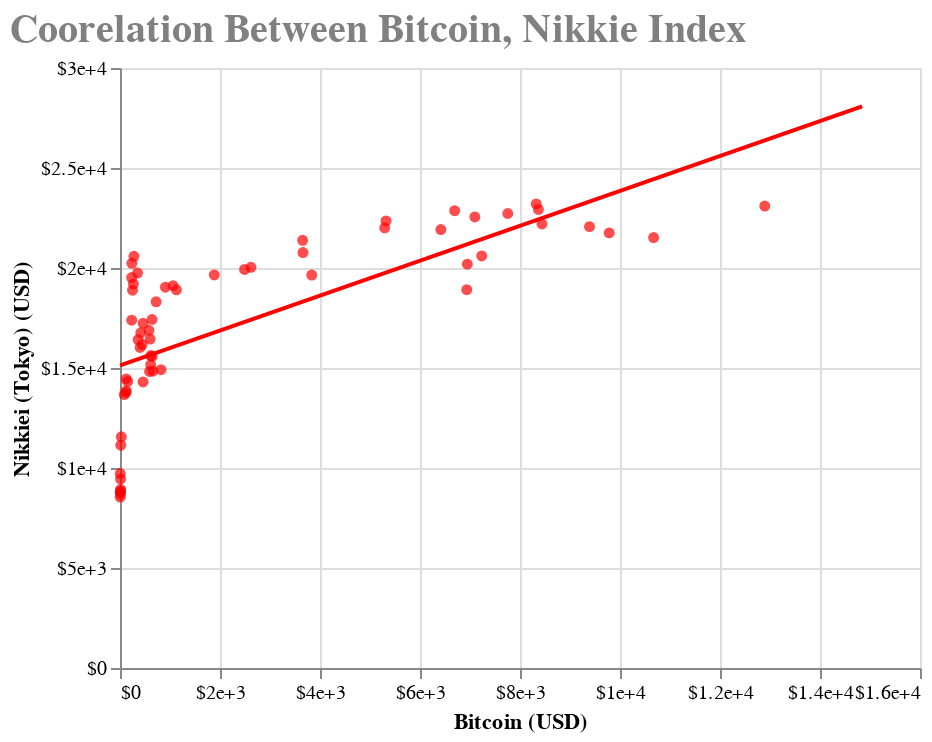

The code cell stored with this chart in its notebook:
### Code cell
bitcoin_sp = alt.Chart(bitcoin_monthly).mark_point().encode(
    x = alt.X('Close', axis=alt.Axis(format='$', title='Bitcoin (USD)')),
    y = alt.Y('Nikkiei',axis=alt.Axis(format='$', title='Nikkiei (Tokyo) (USD)')),
    color=alt.value('red'),
).mark_circle(size=30)
(bitcoin_sp + bitcoin_sp.transform_regression('Close', 'Nikkiei').mark_line()).configure_title(
    fontSize=20,
    font='Courier',
    anchor='start',
    color='gray'
).properties(
    title = "Coorelation Between Bitcoin, Nikkie Index"
)

### Figure 1 — Vega-Lite specification as saved in the notebook (floating-point values rounded to 4 significant figures)
{"config": {"view": {"continuousWidth": 400, "continuousHeight": 300}, "title": {"anchor": "start", "color": "gray", "font": "Courier", "fontSize": 20}}, "layer": [{"mark": {"type": "circle", "size": 30}, "encoding": {"color": {"value": "red"}, "x": {"type": "quantitative", "axis": {"format": "$", "title": "Bitcoin (USD)"}, "field": "Close"}, "y": {"type": "quantitative", "axis": {"format": "$", "title": "Nikkiei (Tokyo) (USD)"}, "field": "Nikkiei"}}}, {"mark": "line", "encoding": {"color": {"value": "red"}, "x": {"type": "quantitative", "axis": {"format": "$", "title": "Bitcoin (USD)"}, "field": "Close"}, "y": {"type": "quantitative", "axis": {"format": "$", "title": "Nikkiei (Tokyo) (USD)"}, "field": "Nikkiei"}}, "transform": [{"on": "Close", "regression": "Nikkiei"}]}], "data": {"name": "data-28ed377c336143bcd343b2b04519c9b3"}, "title": "Coorelation Between Bitcoin, Nikkie Index", "$schema": "https://vega.github.io/schema/vega-lite/v4.8.1.json", "datasets": {"data-28ed377c336143bcd343b2b04519c9b3": [{"Open": 4.465, "High": 4.482, "Low": 4.465, "Close": 4.482, "Volume_(BTC)": 23.83, "Volume_(Currency)": 106.3, "Weighted_Price": 4.472, "Month": "2011-12-31T00:00:00", "S&P500": null, "Nikkiei": null}, {"Open": 6.345, "High": 6.349, "Low": 6.341, "Close": 6.346, "Volume_(BTC)": 4.032, "Volume_(Currency)": 25.17, "Weighted_Price": 6.346, "Month": "2012-01-31T00:00:00", "S&P500": 1312.0, "Nikkiei": 8803.0}, {"Open": 5.23, "High": 5.232, "Low": 5.227, "Close": 5.229, "Volume_(BTC)": 8.314, "Volume_(Currency)": 42.24, "Weighted_Price": 5.228, "Month": "2012-02-29T00:00:00", "S&P500": 1366.0, "Nikkiei": 9723.0}, {"Open": 4.985, "High": 4.987, "Low": 4.983, "Close": 4.984, "Volume_(BTC)": 15.2, "Volume_(Currency)": 76.51, "Weighted_Price": 4.984, "Month": "2012-03-31T00:00:00", "S&P500": null, "Nikkiei": null}, {"Open": 4.995, "High": 4.996, "Low": 4.994, "Close": 4.995, "Volume_(BTC)": 21.68, "Volume_(Currency)": 108.2, "Weighted_Price": 4.995, "Month": "2012-04-30T00:00:00", "S&P500": 1398.0, "Nikkiei": null}, {"Open": 5.047, "High": 5.048, "Low": 5.046, "Close": 5.047, "Volume_(BTC)": 21.53, "Volume_(Currency)": 108.7, "Weighted_Price": 5.047, "Month": "2012-05-31T00:00:00", "S&P500": 1310.0, "Nikkiei": 8543.0}, {"Open": 6.047, "High": 6.049, "Low": 6.046, "Close": 6.047, "Volume_(BTC)": 31.5, "Volume_(Currency)": 194.1, "Weighted_Price": 6.047, "Month": "2012-06-30T00:00:00", "S&P500": null, "Nikkiei": null}, {"Open": 7.907, "High": 7.911, "Low": 7.904, "Close": 7.908, "Volume_(BTC)": 19.82, "Volume_(Currency)": 155.7, "Weighted_Price": 7.908, "Month": "2012-07-31T00:00:00", "S&P500": 1379.0, "Nikkiei": 8695.0}, {"Open": 10.99, "High": 10.99, "Low": 10.98, "Close": 10.98, "Volume_(BTC)": 21.11, "Volume_(Currency)": 227.6, "Weighted_Price": 10.98, "Month": "2012-08-31T00:00:00", "S&P500": 1407.0, "Nikkiei": 8840.0}, {"Open": 11.44, "High": 11.44, "Low": 11.43, "Close": 11.44, "Volume_(BTC)": 17.13, "Volume_(Currency)": 194.7, "Weighted_Price": 11.44, "Month": "2012-09-30T00:00:00", "S&P500": null, "Nikkiei": null}, {"Open": 11.59, "High": 11.59, "Low": 11.58, "Close": 11.59, "Volume_(BTC)": 20.4, "Volume_(Currency)": 238.0, "Weighted_Price": 11.59, "Month": "2012-10-31T00:00:00", "S&P500": 1412.0, "Nikkiei": 8928.0}, {"Open": 11.31, "High": 11.31, "Low": 11.31, "Close": 11.31, "Volume_(BTC)": 22.99, "Volume_(Currency)": 261.7, "Weighted_Price": 11.31, "Month": "2012-11-30T00:00:00", "S&P500": 1416.0, "Nikkiei": 9446.0}, {"Open": 13.17, "High": 13.17, "Low": 13.17, "Close": 13.17, "Volume_(BTC)": 25.39, "Volume_(Currency)": 333.3, "Weighted_Price": 13.17, "Month": "2012-12-31T00:00:00", "S&P500": 1426.0, "Nikkiei": null}, {"Open": 15.81, "High": 15.81, "Low": 15.8, "Close": 15.81, "Volume_(BTC)": 25.64, "Volume_(Currency)": 405.9, "Weighted_Price": 15.81, "Month": "2013-01-31T00:00:00", "S&P500": 1498.0, "Nikkiei": 11140.0}, {"Open": 26.81, "High": 26.81, "Low": 26.8, "Close": 26.81, "Volume_(BTC)": 19.51, "Volume_(Currency)": 506.8, "Weighted_Price": 26.81, "Month": "2013-02-28T00:00:00", "S&P500": 1515.0, "Nikkiei": 11560.0}, {"Open": 60.5, "High": 60.54, "Low": 60.46, "Close": 60.5, "Volume_(BTC)": 13.14, "Volume_(Currency)": 766.3, "Weighted_Price": 60.5, "Month": "2013-03-31T00:00:00", "S&P500": null, "Nikkiei": null}, {"Open": 127.5, "High": 127.7, "Low": 127.2, "Close": 127.5, "Volume_(BTC)": 13.73, "Volume_(Currency)": 1613.0, "Weighted_Price": 127.5, "Month": "2013-04-30T00:00:00", "S&P500": 1598.0, "Nikkiei": 13860.0}, {"Open": 117.8, "High": 117.9, "Low": 117.7, "Close": 117.8, "Volume_(BTC)": 8.002, "Volume_(Currency)": 916.1, "Weighted_Price": 117.8, "Month": "2013-05-31T00:00:00", "S&P500": 1631.0, "Nikkiei": 13770.0}, {"Open": 106.5, "High": 106.6, "Low": 106.4, "Close": 106.5, "Volume_(BTC)": 8.803, "Volume_(Currency)": 922.6, "Weighted_Price": 106.5, "Month": "2013-06-30T00:00:00", "S&P500": null, "Nikkiei": null}, {"Open": 85.33, "High": 85.4, "Low": 85.25, "Close": 85.33, "Volume_(BTC)": 15.08, "Volume_(Currency)": 1264.0, "Weighted_Price": 85.33, "Month": "2013-07-31T00:00:00", "S&P500": 1686.0, "Nikkiei": 13670.0}, {"Open": 104.6, "High": 104.6, "Low": 104.6, "Close": 104.6, "Volume_(BTC)": 13.05, "Volume_(Currency)": 1381.0, "Weighted_Price": 104.6, "Month": "2013-08-31T00:00:00", "S&P500": null, "Nikkiei": null}, {"Open": 125.0, "High": 125.0, "Low": 124.9, "Close": 125.0, "Volume_(BTC)": 11.75, "Volume_(Currency)": 1461.0, "Weighted_Price": 125.0, "Month": "2013-09-30T00:00:00", "S&P500": 1682.0, "Nikkiei": 14460.0}, {"Open": 153.7, "High": 153.8, "Low": 153.6, "Close": 153.7, "Volume_(BTC)": 18.45, "Volume_(Currency)": 2887.0, "Weighted_Price": 153.7, "Month": "2013-10-31T00:00:00", "S&P500": 1757.0, "Nikkiei": 14330.0}, {"Open": 533.1, "High": 533.8, "Low": 532.1, "Close": 533.0, "Volume_(BTC)": 23.46, "Volume_(Currency)": 12010.0, "Weighted_Price": 532.9, "Month": "2013-11-30T00:00:00", "S&P500": null, "Nikkiei": null}, {"Open": 795.3, "High": 796.9, "Low": 793.6, "Close": 795.3, "Volume_(BTC)": 22.86, "Volume_(Currency)": 17300.0, "Weighted_Price": 795.1, "Month": "2013-12-31T00:00:00", "S&P500": 1848.0, "Nikkiei": null}, {"Open": 820.1, "High": 820.9, "Low": 819.4, "Close": 820.1, "Volume_(BTC)": 11.43, "Volume_(Currency)": 9418.0, "Weighted_Price": 820.1, "Month": "2014-01-31T00:00:00", "S&P500": 1783.0, "Nikkiei": 14910.0}, {"Open": 657.5, "High": 658.4, "Low": 656.7, "Close": 657.6, "Volume_(BTC)": 23.3, "Volume_(Currency)": 14360.0, "Weighted_Price": 657.5, "Month": "2014-02-28T00:00:00", "S&P500": 1859.0, "Nikkiei": 14840.0}, {"Open": 591.5, "High": 592.1, "Low": 590.9, "Close": 591.5, "Volume_(BTC)": 13.98, "Volume_(Currency)": 8137.0, "Weighted_Price": 591.5, "Month": "2014-03-31T00:00:00", "S&P500": 1872.0, "Nikkiei": 14830.0}, {"Open": 461.3, "High": 461.9, "Low": 460.7, "Close": 461.3, "Volume_(BTC)": 16.04, "Volume_(Currency)": 7287.0, "Weighted_Price": 461.3, "Month": "2014-04-30T00:00:00", "S&P500": 1884.0, "Nikkiei": 14300.0}, {"Open": 490.4, "High": 490.8, "Low": 490.0, "Close": 490.4, "Volume_(BTC)": 9.898, "Volume_(Currency)": 5006.0, "Weighted_Price": 490.4, "Month": "2014-05-31T00:00:00", "S&P500": null, "Nikkiei": null}, {"Open": 613.7, "High": 614.2, "Low": 613.2, "Close": 613.7, "Volume_(BTC)": 9.703, "Volume_(Currency)": 5962.0, "Weighted_Price": 613.7, "Month": "2014-06-30T00:00:00", "S&P500": 1960.0, "Nikkiei": 15160.0}, {"Open": 617.8, "High": 618.1, "Low": 617.5, "Close": 617.8, "Volume_(BTC)": 5.853, "Volume_(Currency)": 3594.0, "Weighted_Price": 617.8, "Month": "2014-07-31T00:00:00", "S&P500": 1931.0, "Nikkiei": 15620.0}, {"Open": 533.0, "High": 533.3, "Low": 532.7, "Close": 533.0, "Volume_(BTC)": 9.863, "Volume_(Currency)": 5140.0, "Weighted_Price": 533.0, "Month": "2014-08-31T00:00:00", "S&P500": null, "Nikkiei": null}, {"Open": 443.0, "High": 443.2, "Low": 442.7, "Close": 442.9, "Volume_(BTC)": 10.27, "Volume_(Currency)": 4424.0, "Weighted_Price": 442.9, "Month": "2014-09-30T00:00:00", "S&P500": 1972.0, "Nikkiei": 16170.0}, {"Open": 362.7, "High": 363.0, "Low": 362.4, "Close": 362.7, "Volume_(BTC)": 16.38, "Volume_(Currency)": 5793.0, "Weighted_Price": 362.7, "Month": "2014-10-31T00:00:00", "S&P500": 2018.0, "Nikkiei": 16410.0}, {"Open": 367.5, "High": 367.8, "Low": 367.2, "Close": 367.5, "Volume_(BTC)": 13.13, "Volume_(Currency)": 4929.0, "Weighted_Price": 367.5, "Month": "2014-11-30T00:00:00", "S&P500": null, "Nikkiei": null}, {"Open": 342.3, "High": 342.5, "Low": 342.1, "Close": 342.3, "Volume_(BTC)": 8.928, "Volume_(Currency)": 3031.0, "Weighted_Price": 342.3, "Month": "2014-12-31T00:00:00", "S&P500": 2059.0, "Nikkiei": null}, {"Open": 243.5, "High": 243.8, "Low": 243.2, "Close": 243.5, "Volume_(BTC)": 24.97, "Volume_(Currency)": 5847.0, "Weighted_Price": 243.5, "Month": "2015-01-31T00:00:00", "S&P500": null, "Nikkiei": null}, {"Open": 233.7, "High": 233.8, "Low": 233.5, "Close": 233.7, "Volume_(BTC)": 12.1, "Volume_(Currency)": 2833.0, "Weighted_Price": 233.6, "Month": "2015-02-28T00:00:00", "S&P500": null, "Nikkiei": null}, {"Open": 268.2, "High": 268.3, "Low": 268.0, "Close": 268.2, "Volume_(BTC)": 9.621, "Volume_(Currency)": 2572.0, "Weighted_Price": 268.1, "Month": "2015-03-31T00:00:00", "S&P500": 2068.0, "Nikkiei": 19210.0}, {"Open": 233.5, "High": 233.6, "Low": 233.4, "Close": 233.5, "Volume_(BTC)": 7.92, "Volume_(Currency)": 1841.0, "Weighted_Price": 233.5, "Month": "2015-04-30T00:00:00", "S&P500": 2086.0, "Nikkiei": 19520.0}, {"Open": 236.5, "High": 236.6, "Low": 236.4, "Close": 236.5, "Volume_(BTC)": 6.746, "Volume_(Currency)": 1596.0, "Weighted_Price": 236.5, "Month": "2015-05-31T00:00:00", "S&P500": null, "Nikkiei": null}, {"Open": 237.7, "High": 237.8, "Low": 237.7, "Close": 237.7, "Volume_(BTC)": 7.561, "Volume_(Currency)": 1813.0, "Weighted_Price": 237.7, "Month": "2015-06-30T00:00:00", "S&P500": 2063.0, "Nikkiei": 20240.0}, {"Open": 279.1, "High": 279.2, "Low": 279.0, "Close": 279.1, "Volume_(BTC)": 12.99, "Volume_(Currency)": 3643.0, "Weighted_Price": 279.1, "Month": "2015-07-31T00:00:00", "S&P500": 2104.0, "Nikkiei": 20590.0}, {"Open": 250.8, "High": 250.9, "Low": 250.7, "Close": 250.8, "Volume_(BTC)": 14.24, "Volume_(Currency)": 3427.0, "Weighted_Price": 250.8, "Month": "2015-08-31T00:00:00", "S&P500": 1972.0, "Nikkiei": 18890.0}, {"Open": 233.6, "High": 233.7, "Low": 233.5, "Close": 233.6, "Volume_(BTC)": 20.07, "Volume_(Currency)": 4691.0, "Weighted_Price": 233.6, "Month": "2015-09-30T00:00:00", "S&P500": 1920.0, "Nikkiei": 17390.0}, {"Open": 268.0, "High": 268.1, "Low": 267.8, "Close": 268.0, "Volume_(BTC)": 22.97, "Volume_(Currency)": 6194.0, "Weighted_Price": 268.0, "Month": "2015-10-31T00:00:00", "S&P500": null, "Nikkiei": null}, {"Open": 350.4, "High": 350.7, "Low": 350.0, "Close": 350.4, "Volume_(BTC)": 25.68, "Volume_(Currency)": 9352.0, "Weighted_Price": 350.4, "Month": "2015-11-30T00:00:00", "S&P500": 2080.0, "Nikkiei": 19750.0}, {"Open": 422.1, "High": 422.3, "Low": 421.9, "Close": 422.1, "Volume_(BTC)": 11.97, "Volume_(Currency)": 5052.0, "Weighted_Price": 422.1, "Month": "2015-12-31T00:00:00", "S&P500": 2044.0, "Nikkiei": null}, {"Open": 410.2, "High": 410.4, "Low": 410.0, "Close": 410.2, "Volume_(BTC)": 8.648, "Volume_(Currency)": 3503.0, "Weighted_Price": 410.2, "Month": "2016-01-31T00:00:00", "S&P500": null, "Nikkiei": null}, {"Open": 401.8, "High": 401.9, "Low": 401.6, "Close": 401.8, "Volume_(BTC)": 6.932, "Volume_(Currency)": 2793.0, "Weighted_Price": 401.7, "Month": "2016-02-29T00:00:00", "S&P500": 1932.0, "Nikkiei": 16030.0}, {"Open": 415.2, "High": 415.3, "Low": 415.0, "Close": 415.2, "Volume_(BTC)": 4.665, "Volume_(Currency)": 1931.0, "Weighted_Price": 415.1, "Month": "2016-03-31T00:00:00", "S&P500": 2060.0, "Nikkiei": 16760.0}, {"Open": 431.3, "High": 431.4, "Low": 431.2, "Close": 431.3, "Volume_(BTC)": 3.641, "Volume_(Currency)": 1590.0, "Weighted_Price": 431.3, "Month": "2016-04-30T00:00:00", "S&P500": null, "Nikkiei": null}, {"Open": 462.1, "High": 462.3, "Low": 461.9, "Close": 462.1, "Volume_(BTC)": 5.078, "Volume_(Currency)": 2392.0, "Weighted_Price": 462.1, "Month": "2016-05-31T00:00:00", "S&P500": 2097.0, "Nikkiei": 17230.0}, {"Open": 642.8, "High": 643.2, "Low": 642.3, "Close": 642.8, "Volume_(BTC)": 9.206, "Volume_(Currency)": 5981.0, "Weighted_Price": 642.7, "Month": "2016-06-30T00:00:00", "S&P500": 2099.0, "Nikkiei": 15580.0}, {"Open": 660.5, "High": 660.7, "Low": 660.2, "Close": 660.5, "Volume_(BTC)": 4.758, "Volume_(Currency)": 3134.0, "Weighted_Price": 660.4, "Month": "2016-07-31T00:00:00", "S&P500": null, "Nikkiei": null}, {"Open": 578.1, "High": 578.3, "Low": 577.8, "Close": 578.1, "Volume_(BTC)": 5.286, "Volume_(Currency)": 3017.0, "Weighted_Price": 578.1, "Month": "2016-08-31T00:00:00", "S&P500": 2171.0, "Nikkiei": 16890.0}, {"Open": 603.1, "High": 603.3, "Low": 602.9, "Close": 603.1, "Volume_(BTC)": 3.513, "Volume_(Currency)": 2117.0, "Weighted_Price": 603.1, "Month": "2016-09-30T00:00:00", "S&P500": 2168.0, "Nikkiei": 16450.0}, {"Open": 641.0, "High": 641.2, "Low": 640.9, "Close": 641.0, "Volume_(BTC)": 3.887, "Volume_(Currency)": 2509.0, "Weighted_Price": 641.0, "Month": "2016-10-31T00:00:00", "S&P500": 2126.0, "Nikkiei": 17430.0}, {"Open": 723.2, "High": 723.4, "Low": 723.0, "Close": 723.2, "Volume_(BTC)": 5.676, "Volume_(Currency)": 4100.0, "Weighted_Price": 723.2, "Month": "2016-11-30T00:00:00", "S&P500": 2199.0, "Nikkiei": 18310.0}, {"Open": 826.7, "High": 826.9, "Low": 826.5, "Close": 826.7, "Volume_(BTC)": 5.68, "Volume_(Currency)": 4797.0, "Weighted_Price": 826.7, "Month": "2016-12-31T00:00:00", "S&P500": null, "Nikkiei": null}, {"Open": 908.2, "High": 908.6, "Low": 907.7, "Close": 908.2, "Volume_(BTC)": 9.349, "Volume_(Currency)": 8509.0, "Weighted_Price": 908.2, "Month": "2017-01-31T00:00:00", "S&P500": 2279.0, "Nikkiei": 19040.0}, {"Open": 1061.0, "High": 1061.0, "Low": 1060.0, "Close": 1061.0, "Volume_(BTC)": 6.63, "Volume_(Currency)": 7047.0, "Weighted_Price": 1061.0, "Month": "2017-02-28T00:00:00", "S&P500": 2364.0, "Nikkiei": 19120.0}, {"Open": 1129.0, "High": 1130.0, "Low": 1128.0, "Close": 1129.0, "Volume_(BTC)": 8.469, "Volume_(Currency)": 9381.0, "Weighted_Price": 1129.0, "Month": "2017-03-31T00:00:00", "S&P500": 2363.0, "Nikkiei": 18910.0}, {"Open": 1209.0, "High": 1209.0, "Low": 1209.0, "Close": 1209.0, "Volume_(BTC)": 4.655, "Volume_(Currency)": 5602.0, "Weighted_Price": 1209.0, "Month": "2017-04-30T00:00:00", "S&P500": null, "Nikkiei": null}, {"Open": 1885.0, "High": 1887.0, "Low": 1883.0, "Close": 1885.0, "Volume_(BTC)": 10.93, "Volume_(Currency)": 21250.0, "Weighted_Price": 1885.0, "Month": "2017-05-31T00:00:00", "S&P500": 2412.0, "Nikkiei": 19650.0}, {"Open": 2619.0, "High": 2621.0, "Low": 2617.0, "Close": 2619.0, "Volume_(BTC)": 10.75, "Volume_(Currency)": 27860.0, "Weighted_Price": 2619.0, "Month": "2017-06-30T00:00:00", "S&P500": 2423.0, "Nikkiei": 20030.0}, {"Open": 2491.0, "High": 2493.0, "Low": 2489.0, "Close": 2491.0, "Volume_(BTC)": 10.43, "Volume_(Currency)": 25560.0, "Weighted_Price": 2491.0, "Month": "2017-07-31T00:00:00", "S&P500": 2470.0, "Nikkiei": 19930.0}, {"Open": 3835.0, "High": 3838.0, "Low": 3831.0, "Close": 3835.0, "Volume_(BTC)": 8.685, "Volume_(Currency)": 33320.0, "Weighted_Price": 3835.0, "Month": "2017-08-31T00:00:00", "S&P500": 2472.0, "Nikkiei": 19650.0}, {"Open": 4086.0, "High": 4090.0, "Low": 4082.0, "Close": 4086.0, "Volume_(BTC)": 12.21, "Volume_(Currency)": 48590.0, "Weighted_Price": 4086.0, "Month": "2017-09-30T00:00:00", "S&P500": null, "Nikkiei": null}, {"Open": 5294.0, "High": 5297.0, "Low": 5290.0, "Close": 5294.0, "Volume_(BTC)": 8.622, "Volume_(Currency)": 46400.0, "Weighted_Price": 5294.0, "Month": "2017-10-31T00:00:00", "S&P500": 2575.0, "Nikkiei": 22010.0}, {"Open": 7756.0, "High": 7762.0, "Low": 7748.0, "Close": 7755.0, "Volume_(BTC)": 11.34, "Volume_(Currency)": 87150.0, "Weighted_Price": 7755.0, "Month": "2017-11-30T00:00:00", "S&P500": 2648.0, "Nikkiei": 22720.0}, {"Open": 14840.0, "High": 14870.0, "Low": 14820.0, "Close": 14840.0, "Volume_(BTC)": 12.61, "Volume_(Currency)": 186300.0, "Weighted_Price": 14840.0, "Month": "2017-12-31T00:00:00", "S&P500": null, "Nikkiei": null}, {"Open": 12900.0, "High": 12910.0, "Low": 12880.0, "Close": 12900.0, "Volume_(BTC)": 10.44, "Volume_(Currency)": 131200.0, "Weighted_Price": 12890.0, "Month": "2018-01-31T00:00:00", "S&P500": 2824.0, "Nikkiei": 23100.0}, {"Open": 9390.0, "High": 9402.0, "Low": 9378.0, "Close": 9390.0, "Volume_(BTC)": 14.4, "Volume_(Currency)": 128200.0, "Weighted_Price": 9390.0, "Month": "2018-02-28T00:00:00", "S&P500": 2714.0, "Nikkiei": 22070.0}, {"Open": 9024.0, "High": 9032.0, "Low": 9016.0, "Close": 9024.0, "Volume_(BTC)": 10.78, "Volume_(Currency)": 94970.0, "Weighted_Price": 9024.0, "Month": "2018-03-31T00:00:00", "S&P500": null, "Nikkiei": null}, {"Open": 7985.0, "High": 7991.0, "Low": 7980.0, "Close": 7985.0, "Volume_(BTC)": 8.878, "Volume_(Currency)": 72160.0, "Weighted_Price": 7985.0, "Month": "2018-04-30T00:00:00", "S&P500": 2648.0, "Nikkiei": null}, {"Open": 8440.0, "High": 8446.0, "Low": 8434.0, "Close": 8440.0, "Volume_(BTC)": 7.081, "Volume_(Currency)": 60160.0, "Weighted_Price": 8440.0, "Month": "2018-05-31T00:00:00", "S&P500": 2705.0, "Nikkiei": 22200.0}, {"Open": 6784.0, "High": 6787.0, "Low": 6780.0, "Close": 6784.0, "Volume_(BTC)": 5.71, "Volume_(Currency)": 38060.0, "Weighted_Price": 6783.0, "Month": "2018-06-30T00:00:00", "S&P500": null, "Nikkiei": null}, {"Open": 7097.0, "High": 7100.0, "Low": 7093.0, "Close": 7097.0, "Volume_(BTC)": 5.5, "Volume_(Currency)": 39780.0, "Weighted_Price": 7097.0, "Month": "2018-07-31T00:00:00", "S&P500": 2816.0, "Nikkiei": 22550.0}, {"Open": 6693.0, "High": 6696.0, "Low": 6690.0, "Close": 6693.0, "Volume_(BTC)": 5.575, "Volume_(Currency)": 37120.0, "Weighted_Price": 6693.0, "Month": "2018-08-31T00:00:00", "S&P500": 2902.0, "Nikkiei": 22870.0}, {"Open": 6587.0, "High": 6589.0, "Low": 6585.0, "Close": 6587.0, "Volume_(BTC)": 4.112, "Volume_(Currency)": 27030.0, "Weighted_Price": 6587.0, "Month": "2018-09-30T00:00:00", "S&P500": null, "Nikkiei": null}, {"Open": 6417.0, "High": 6418.0, "Low": 6416.0, "Close": 6417.0, "Volume_(BTC)": 3.106, "Volume_(Currency)": 19920.0, "Weighted_Price": 6417.0, "Month": "2018-10-31T00:00:00", "S&P500": 2712.0, "Nikkiei": 21920.0}, {"Open": 5321.0, "High": 5324.0, "Low": 5319.0, "Close": 5321.0, "Volume_(BTC)": 8.798, "Volume_(Currency)": 41310.0, "Weighted_Price": 5321.0, "Month": "2018-11-30T00:00:00", "S&P500": 2760.0, "Nikkiei": 22350.0}, {"Open": 3673.0, "High": 3675.0, "Low": 3670.0, "Close": 3673.0, "Volume_(BTC)": 8.475, "Volume_(Currency)": 31100.0, "Weighted_Price": 3672.0, "Month": "2018-12-31T00:00:00", "S&P500": 2507.0, "Nikkiei": null}, {"Open": 3659.0, "High": 3661.0, "Low": 3658.0, "Close": 3660.0, "Volume_(BTC)": 5.143, "Volume_(Currency)": 18880.0, "Weighted_Price": 3659.0, "Month": "2019-01-31T00:00:00", "S&P500": 2704.0, "Nikkiei": 20770.0}, {"Open": 3654.0, "High": 3655.0, "Low": 3653.0, "Close": 3654.0, "Volume_(BTC)": 5.495, "Volume_(Currency)": 20300.0, "Weighted_Price": 3654.0, "Month": "2019-02-28T00:00:00", "S&P500": 2784.0, "Nikkiei": 21390.0}, {"Open": 3919.0, "High": 3920.0, "Low": 3919.0, "Close": 3919.0, "Volume_(BTC)": 4.034, "Volume_(Currency)": 15790.0, "Weighted_Price": 3919.0, "Month": "2019-03-31T00:00:00", "S&P500": null, "Nikkiei": null}, {"Open": 5139.0, "High": 5141.0, "Low": 5137.0, "Close": 5139.0, "Volume_(BTC)": 7.009, "Volume_(Currency)": 35750.0, "Weighted_Price": 5139.0, "Month": "2019-04-30T00:00:00", "S&P500": 2946.0, "Nikkiei": null}, {"Open": 7234.0, "High": 7240.0, "Low": 7229.0, "Close": 7234.0, "Volume_(BTC)": 8.332, "Volume_(Currency)": 61230.0, "Weighted_Price": 7234.0, "Month": "2019-05-31T00:00:00", "S&P500": 2752.0, "Nikkiei": 20600.0}, {"Open": 9362.0, "High": 9369.0, "Low": 9354.0, "Close": 9361.0, "Volume_(BTC)": 7.798, "Volume_(Currency)": 78090.0, "Weighted_Price": 9362.0, "Month": "2019-06-30T00:00:00", "S&P500": null, "Nikkiei": null}, {"Open": 10670.0, "High": 10680.0, "Low": 10660.0, "Close": 10670.0, "Volume_(BTC)": 8.346, "Volume_(Currency)": 89630.0, "Weighted_Price": 10670.0, "Month": "2019-07-31T00:00:00", "S&P500": 2980.0, "Nikkiei": 21520.0}, {"Open": 10620.0, "High": 10620.0, "Low": 10610.0, "Close": 10620.0, "Volume_(BTC)": 5.676, "Volume_(Currency)": 60920.0, "Weighted_Price": 10620.0, "Month": "2019-08-31T00:00:00", "S&P500": null, "Nikkiei": null}, {"Open": 9786.0, "High": 9791.0, "Low": 9780.0, "Close": 9784.0, "Volume_(BTC)": 5.086, "Volume_(Currency)": 48030.0, "Weighted_Price": 9786.0, "Month": "2019-09-30T00:00:00", "S&P500": 2977.0, "Nikkiei": 21760.0}, {"Open": 8368.0, "High": 8374.0, "Low": 8364.0, "Close": 8368.0, "Volume_(BTC)": 6.147, "Volume_(Currency)": 52850.0, "Weighted_Price": 8369.0, "Month": "2019-10-31T00:00:00", "S&P500": 3038.0, "Nikkiei": 22930.0}, {"Open": 8336.0, "High": 8341.0, "Low": 8332.0, "Close": 8336.0, "Volume_(BTC)": 4.378, "Volume_(Currency)": 34950.0, "Weighted_Price": 8337.0, "Month": "2019-11-30T00:00:00", "S&P500": null, "Nikkiei": null}, {"Open": 7240.0, "High": 7244.0, "Low": 7237.0, "Close": 7240.0, "Volume_(BTC)": 2.93, "Volume_(Currency)": 21130.0, "Weighted_Price": 7241.0, "Month": "2019-12-31T00:00:00", "S&P500": 3231.0, "Nikkiei": null}, {"Open": 8324.0, "High": 8329.0, "Low": 8320.0, "Close": 8325.0, "Volume_(BTC)": 4.566, "Volume_(Currency)": 38440.0, "Weighted_Price": 8325.0, "Month": "2020-01-31T00:00:00", "S&P500": 3226.0, "Nikkiei": 23210.0}, {"Open": 9646.0, "High": 9653.0, "Low": 9641.0, "Close": 9646.0, "Volume_(BTC)": 4.086, "Volume_(Currency)": 39430.0, "Weighted_Price": 9648.0, "Month": "2020-02-29T00:00:00", "S&P500": null, "Nikkiei": null}, {"Open": 6935.0, "High": 6942.0, "Low": 6928.0, "Close": 6935.0, "Volume_(BTC)": 10.88, "Volume_(Currency)": 67720.0, "Weighted_Price": 6936.0, "Month": "2020-03-31T00:00:00", "S&P500": 2585.0, "Nikkiei": 18920.0}, {"Open": 6947.0, "High": 6951.0, "Low": 6943.0, "Close": 6947.0, "Volume_(BTC)": 6.499, "Volume_(Currency)": 45170.0, "Weighted_Price": 6947.0, "Month": "2020-04-30T00:00:00", "S&P500": 2912.0, "Nikkiei": 20190.0}]}}
